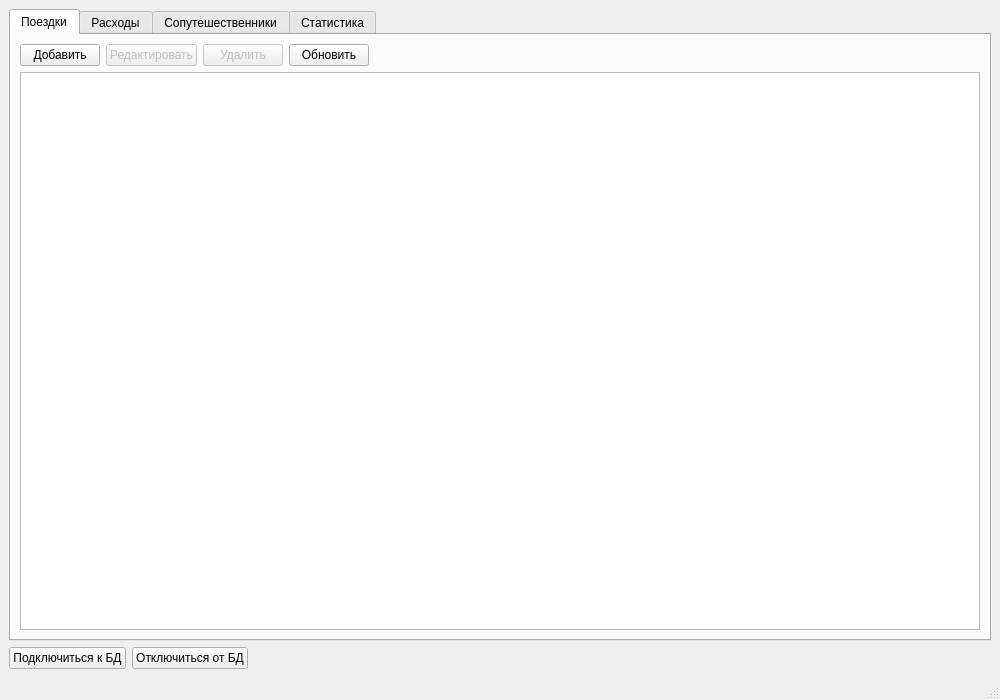
<?xml version="1.0" encoding="UTF-8"?>
<ui version="4.0">
 <class>MainWindow</class>
 <widget class="QMainWindow" name="MainWindow">
  <property name="geometry">
   <rect>
    <x>0</x>
    <y>0</y>
    <width>1000</width>
    <height>700</height>
   </rect>
  </property>
  <property name="windowTitle">
   <string>Путевой дневник</string>
  </property>
  <widget class="QWidget" name="centralwidget">
   <layout class="QVBoxLayout" name="verticalLayout">
    <item>
     <widget class="QTabWidget" name="tabWidget">
      <property name="currentIndex">
       <number>0</number>
      </property>
      <widget class="QWidget" name="tabTrips">
       <attribute name="title">
        <string>Поездки</string>
       </attribute>
       <layout class="QVBoxLayout" name="verticalLayout_2">
        <item>
         <layout class="QHBoxLayout" name="horizontalLayout">
          <item>
           <widget class="QPushButton" name="btnAddTrip">
            <property name="text">
             <string>Добавить</string>
            </property>
           </widget>
          </item>
          <item>
           <widget class="QPushButton" name="btnEditTrip">
            <property name="text">
             <string>Редактировать</string>
            </property>
            <property name="enabled">
             <bool>false</bool>
            </property>
           </widget>
          </item>
          <item>
           <widget class="QPushButton" name="btnDeleteTrip">
            <property name="text">
             <string>Удалить</string>
            </property>
            <property name="enabled">
             <bool>false</bool>
            </property>
           </widget>
          </item>
          <item>
           <widget class="QPushButton" name="btnRefreshTrips">
            <property name="text">
             <string>Обновить</string>
            </property>
           </widget>
          </item>
          <item>
           <spacer name="horizontalSpacer">
            <property name="orientation">
             <enum>Qt::Horizontal</enum>
            </property>
            <property name="sizeHint" stdset="0">
             <size>
              <width>40</width>
              <height>20</height>
             </size>
            </property>
           </spacer>
          </item>
         </layout>
        </item>
        <item>
         <widget class="QTableWidget" name="tableTrips"/>
        </item>
       </layout>
      </widget>
      <widget class="QWidget" name="tabExpenses">
       <attribute name="title">
        <string>Расходы</string>
       </attribute>
       <layout class="QVBoxLayout" name="verticalLayout_3">
        <item>
         <layout class="QHBoxLayout" name="horizontalLayout_2">
          <item>
           <widget class="QPushButton" name="btnAddExpense">
            <property name="text">
             <string>Добавить</string>
            </property>
           </widget>
          </item>
          <item>
           <widget class="QPushButton" name="btnEditExpense">
            <property name="text">
             <string>Редактировать</string>
            </property>
            <property name="enabled">
             <bool>false</bool>
            </property>
           </widget>
          </item>
          <item>
           <widget class="QPushButton" name="btnDeleteExpense">
            <property name="text">
             <string>Удалить</string>
            </property>
            <property name="enabled">
             <bool>false</bool>
            </property>
           </widget>
          </item>
          <item>
           <widget class="QPushButton" name="btnRefreshExpenses">
            <property name="text">
             <string>Обновить</string>
            </property>
           </widget>
          </item>
          <item>
           <spacer name="horizontalSpacer_2">
            <property name="orientation">
             <enum>Qt::Horizontal</enum>
            </property>
            <property name="sizeHint" stdset="0">
             <size>
              <width>40</width>
              <height>20</height>
             </size>
            </property>
           </spacer>
          </item>
         </layout>
        </item>
        <item>
         <widget class="QTableWidget" name="tableExpenses"/>
        </item>
       </layout>
      </widget>
      <widget class="QWidget" name="tabCompanions">
       <attribute name="title">
        <string>Сопутешественники</string>
       </attribute>
       <layout class="QVBoxLayout" name="verticalLayout_4">
        <item>
         <layout class="QHBoxLayout" name="horizontalLayout_3">
          <item>
           <widget class="QPushButton" name="btnAddCompanion">
            <property name="text">
             <string>Добавить</string>
            </property>
           </widget>
          </item>
          <item>
           <widget class="QPushButton" name="btnEditCompanion">
            <property name="text">
             <string>Редактировать</string>
            </property>
            <property name="enabled">
             <bool>false</bool>
            </property>
           </widget>
          </item>
          <item>
           <widget class="QPushButton" name="btnDeleteCompanion">
            <property name="text">
             <string>Удалить</string>
            </property>
            <property name="enabled">
             <bool>false</bool>
            </property>
           </widget>
          </item>
          <item>
           <widget class="QPushButton" name="btnRefreshCompanions">
            <property name="text">
             <string>Обновить</string>
            </property>
           </widget>
          </item>
          <item>
           <spacer name="horizontalSpacer_3">
            <property name="orientation">
             <enum>Qt::Horizontal</enum>
            </property>
            <property name="sizeHint" stdset="0">
             <size>
              <width>40</width>
              <height>20</height>
             </size>
            </property>
           </spacer>
          </item>
         </layout>
        </item>
        <item>
         <widget class="QTableWidget" name="tableCompanions"/>
        </item>
       </layout>
      </widget>
      <widget class="QWidget" name="tabStatistics">
       <attribute name="title">
        <string>Статистика</string>
       </attribute>
       <layout class="QVBoxLayout" name="verticalLayout_5">
        <item>
         <widget class="QPushButton" name="btnRefreshStats">
          <property name="text">
           <string>Обновить статистику</string>
          </property>
         </widget>
        </item>
        <item>
         <widget class="QGroupBox" name="groupBox">
          <property name="title">
           <string>Общая статистика</string>
          </property>
          <layout class="QGridLayout" name="gridLayout">
           <item row="0" column="0">
            <widget class="QLabel" name="label">
             <property name="text">
              <string>Количество поездок:</string>
             </property>
            </widget>
           </item>
           <item row="0" column="1">
            <widget class="QLabel" name="labelTripsCount">
             <property name="text">
              <string>0</string>
             </property>
            </widget>
           </item>
           <item row="1" column="0">
            <widget class="QLabel" name="label_2">
             <property name="text">
              <string>Количество расходов:</string>
             </property>
            </widget>
           </item>
           <item row="1" column="1">
            <widget class="QLabel" name="labelExpensesCount">
             <property name="text">
              <string>0</string>
             </property>
            </widget>
           </item>
           <item row="2" column="0">
            <widget class="QLabel" name="label_3">
             <property name="text">
              <string>Количество сопутешественников:</string>
             </property>
            </widget>
           </item>
           <item row="2" column="1">
            <widget class="QLabel" name="labelCompanionsCount">
             <property name="text">
              <string>0</string>
             </property>
            </widget>
           </item>
           <item row="3" column="0">
            <widget class="QLabel" name="label_4">
             <property name="text">
              <string>Общая сумма расходов:</string>
             </property>
            </widget>
           </item>
           <item row="3" column="1">
            <widget class="QLabel" name="labelTotalSpent">
             <property name="text">
              <string>0 руб.</string>
             </property>
            </widget>
           </item>
          </layout>
         </widget>
        </item>
       </layout>
      </widget>
     </widget>
    </item>
    <item>
     <layout class="QHBoxLayout" name="horizontalLayout_4">
      <item>
       <widget class="QPushButton" name="btnConnect">
        <property name="text">
         <string>Подключиться к БД</string>
        </property>
       </widget>
      </item>
      <item>
       <widget class="QPushButton" name="btnDisconnect">
        <property name="text">
         <string>Отключиться от БД</string>
        </property>
       </widget>
      </item>
      <item>
       <spacer name="horizontalSpacer_4">
        <property name="orientation">
         <enum>Qt::Horizontal</enum>
        </property>
        <property name="sizeHint" stdset="0">
         <size>
          <width>40</width>
          <height>20</height>
         </size>
        </property>
       </spacer>
      </item>
     </layout>
    </item>
   </layout>
  </widget>
  <widget class="QStatusBar" name="statusbar"/>
 </widget>
 <resources/>
 <connections/>
</ui>
